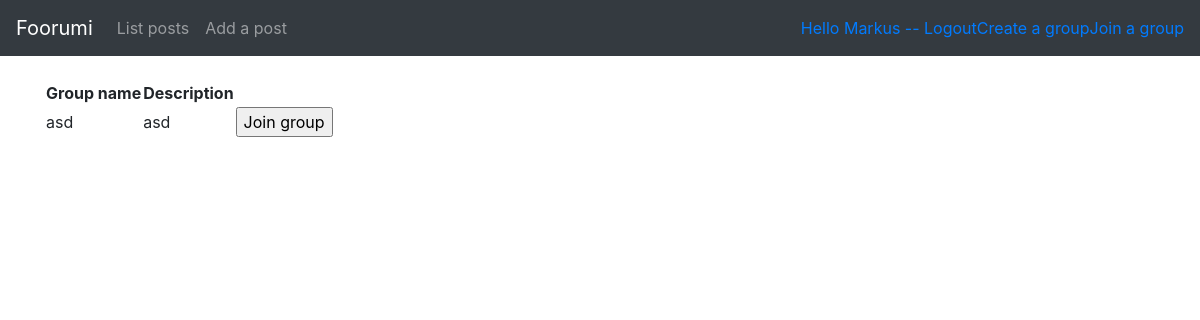
Screenshot of /groups/ (signed in) with the database file from the repository.
### application/auth/models.py (models this page shows, shortened)
class User(Base):
    __tablename__ = "account"
    id = db.Column(db.Integer, primary_key=True)
    name = db.Column(db.String(144), nullable=False)
    username = db.Column(db.String(144), nullable=False)
    email = db.Column(db.String(144), nullable=False)
    password = db.Column(db.String(144), nullable=False)
    articles = db.relationship("Article", backref='account', lazy =True)
    groups = db.relationship("Groups", backref='groups', lazy =True)

### application/groups/models.py (models this page shows, shortened)
class Groups(Base):
    id = db.Column(db.Integer, primary_key=True)
    date_created = db.Column(db.DateTime, default=db.func.current_timestamp())
    date_modified = db.Column(db.DateTime, default=db.func.current_timestamp(), onupdate=db.func.current_timestamp())
    name = db.Column(db.String(144), nullable=False)
    desc = db.Column(db.String(200), nullable=False)
    account_id = db.Column(db.Integer, db.ForeignKey('account.id'), nullable=False)

### application/groups/views.py (the view)
@app.route("/groups/", methods=["GET"])
def groups_list():
    return render_template("groups/list.html", groups = Groups.query.all())

### application/__init__.py (called while the page is built)
@login_manager.user_loader
def load_user(user_id):
    return User.query.get(user_id)

### application/templates/groups/list.html
{% extends "layout.html" %}
{% block body %}
  <table>
    <tr>
      <th>Group name</th>
	  <th>Description</th>
    </tr>
    {% for groups in groups %}
    <tr>
      <td>{{ groups.name }}</td>
	  <td>{{ groups.desc }}</td>
	  <td>
		<form method="POST" action="{{ url_for('groups_join', groups_id=groups.id) }}">
			<input type="submit" value="Join group"/>
		</form>
      </td>
    </tr>
    {% endfor %}
  </table>
{% endblock %}

### application/templates/layout.html (shortened to what this page needs)
<!DOCTYPE html>
<html>
  <head>
	<link rel="stylesheet" href="https://maxcdn.bootstrapcdn.com/bootstrap/4.0.0/css/bootstrap.min.css">
  </head>
  <body>
    <nav class="navbar navbar-expand-md navbar-dark bg-dark mb-4">
	<a class="navbar-brand" href="{{ url_for('index') }}">Foorumi</a>
	<div class="collapse navbar-collapse" id="navbarCollapse">
          <ul class="navbar-nav mr-auto">
            <li class="nav-item">
              <a class="nav-link" href="{{ url_for('article_index') }} ">List posts</a>
            </li>
            <li class="nav-item">
              <a class="nav-link" href="{{ url_for('article_form') }} ">Add a post</a>
            </li>
          </ul>
	<div class="form-inline mt-2 mt-md-0">
	{% if current_user.is_authenticated %}
	<a href="{{ url_for('auth_logout') }}">Hello {{ current_user.name }} -- Logout</a>
	<a href="{{ url_for('groups_form') }}">Create a group</a>
	<a href="{{ url_for('groups_list') }}">Join a group</a>
	  {% else %}
	<a href="{{ url_for('auth_login') }}">Login</a>
	<a href="{{ url_for('auth_form') }}">Register</a>
	  {% endif %}
          </div>
		</div>
      </nav>
    <main role="main" class="container">
    {% block body %}{% endblock %}
  </body>
</html>

### rows the page displays
User: name "Markus"
Groups: name "asd", desc "asd"
